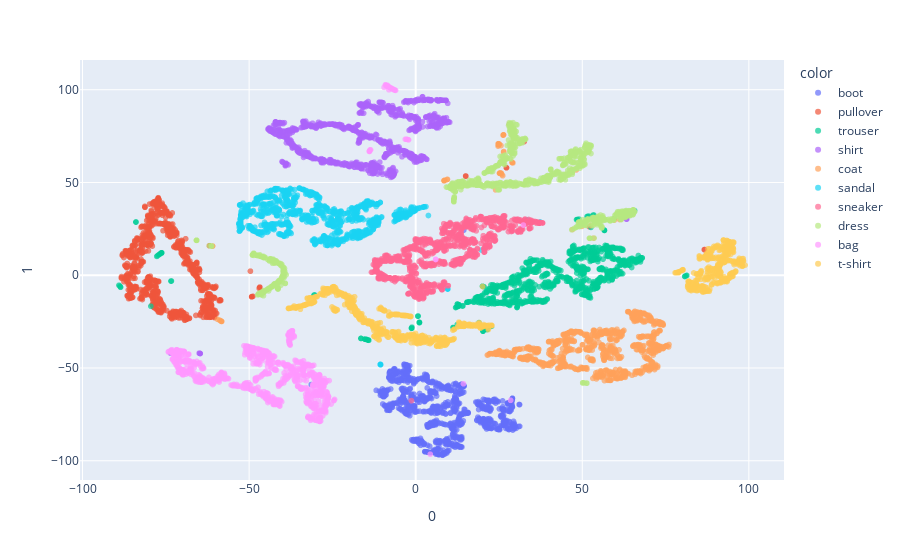

Source (notebook cell):
### Code cell
tsne = TSNE(n_components=2)
encoded_samples_reduced_PCA = tsne.fit_transform(encoded_samples)
# encoded_samples_reduced_PCA
encoded_samples_tsne = pd.DataFrame(encoded_samples_reduced_PCA)
px.scatter(encoded_samples_tsne,x=0, y=1,
           color=[label_names[l] for l in encoded_samples.label.to_numpy()],
           opacity=0.7)

### Figure 1 — Plotly figure (JSON) as saved in the notebook; plotly's stock layout.template omitted (floating-point values rounded to 4 significant figures; data arrays with more than 128 entries replaced by an {"elided": "..."} marker saying what was removed)
{"data": [{"hovertemplate": "color=boot<br>0=%{x}<br>1=%{y}<extra></extra>", "legendgroup": "boot", "marker": {"color": "#636efa", "opacity": 0.7, "symbol": "circle"}, "mode": "markers", "name": "boot", "showlegend": true, "type": "scattergl", "x": {"elided": "1000 float values"}, "xaxis": "x", "y": {"elided": "1000 float values"}, "yaxis": "y"}, {"hovertemplate": "color=pullover<br>0=%{x}<br>1=%{y}<extra></extra>", "legendgroup": "pullover", "marker": {"color": "#EF553B", "opacity": 0.7, "symbol": "circle"}, "mode": "markers", "name": "pullover", "showlegend": true, "type": "scattergl", "x": {"elided": "1000 float values"}, "xaxis": "x", "y": {"elided": "1000 float values"}, "yaxis": "y"}, {"hovertemplate": "color=trouser<br>0=%{x}<br>1=%{y}<extra></extra>", "legendgroup": "trouser", "marker": {"color": "#00cc96", "opacity": 0.7, "symbol": "circle"}, "mode": "markers", "name": "trouser", "showlegend": true, "type": "scattergl", "x": {"elided": "1000 float values"}, "xaxis": "x", "y": {"elided": "1000 float values"}, "yaxis": "y"}, {"hovertemplate": "color=shirt<br>0=%{x}<br>1=%{y}<extra></extra>", "legendgroup": "shirt", "marker": {"color": "#ab63fa", "opacity": 0.7, "symbol": "circle"}, "mode": "markers", "name": "shirt", "showlegend": true, "type": "scattergl", "x": {"elided": "1000 float values"}, "xaxis": "x", "y": {"elided": "1000 float values"}, "yaxis": "y"}, {"hovertemplate": "color=coat<br>0=%{x}<br>1=%{y}<extra></extra>", "legendgroup": "coat", "marker": {"color": "#FFA15A", "opacity": 0.7, "symbol": "circle"}, "mode": "markers", "name": "coat", "showlegend": true, "type": "scattergl", "x": {"elided": "1000 float values"}, "xaxis": "x", "y": {"elided": "1000 float values"}, "yaxis": "y"}, {"hovertemplate": "color=sandal<br>0=%{x}<br>1=%{y}<extra></extra>", "legendgroup": "sandal", "marker": {"color": "#19d3f3", "opacity": 0.7, "symbol": "circle"}, "mode": "markers", "name": "sandal", "showlegend": true, "type": "scattergl", "x": {"elided": "1000 float values"}, "xaxis": "x", "y": {"elided": "1000 float values"}, "yaxis": "y"}, {"hovertemplate": "color=sneaker<br>0=%{x}<br>1=%{y}<extra></extra>", "legendgroup": "sneaker", "marker": {"color": "#FF6692", "opacity": 0.7, "symbol": "circle"}, "mode": "markers", "name": "sneaker", "showlegend": true, "type": "scattergl", "x": {"elided": "1000 float values"}, "xaxis": "x", "y": {"elided": "1000 float values"}, "yaxis": "y"}, {"hovertemplate": "color=dress<br>0=%{x}<br>1=%{y}<extra></extra>", "legendgroup": "dress", "marker": {"color": "#B6E880", "opacity": 0.7, "symbol": "circle"}, "mode": "markers", "name": "dress", "showlegend": true, "type": "scattergl", "x": {"elided": "1000 float values"}, "xaxis": "x", "y": {"elided": "1000 float values"}, "yaxis": "y"}, {"hovertemplate": "color=bag<br>0=%{x}<br>1=%{y}<extra></extra>", "legendgroup": "bag", "marker": {"color": "#FF97FF", "opacity": 0.7, "symbol": "circle"}, "mode": "markers", "name": "bag", "showlegend": true, "type": "scattergl", "x": {"elided": "1000 float values"}, "xaxis": "x", "y": {"elided": "1000 float values"}, "yaxis": "y"}, {"hovertemplate": "color=t-shirt<br>0=%{x}<br>1=%{y}<extra></extra>", "legendgroup": "t-shirt", "marker": {"color": "#FECB52", "opacity": 0.7, "symbol": "circle"}, "mode": "markers", "name": "t-shirt", "showlegend": true, "type": "scattergl", "x": {"elided": "1000 float values"}, "xaxis": "x", "y": {"elided": "1000 float values"}, "yaxis": "y"}], "layout": {"legend": {"title": {"text": "color"}, "tracegroupgap": 0}, "margin": {"t": 60}, "xaxis": {"anchor": "y", "domain": [0, 1], "title": {"text": "0"}}, "yaxis": {"anchor": "x", "domain": [0, 1], "title": {"text": "1"}}}}
